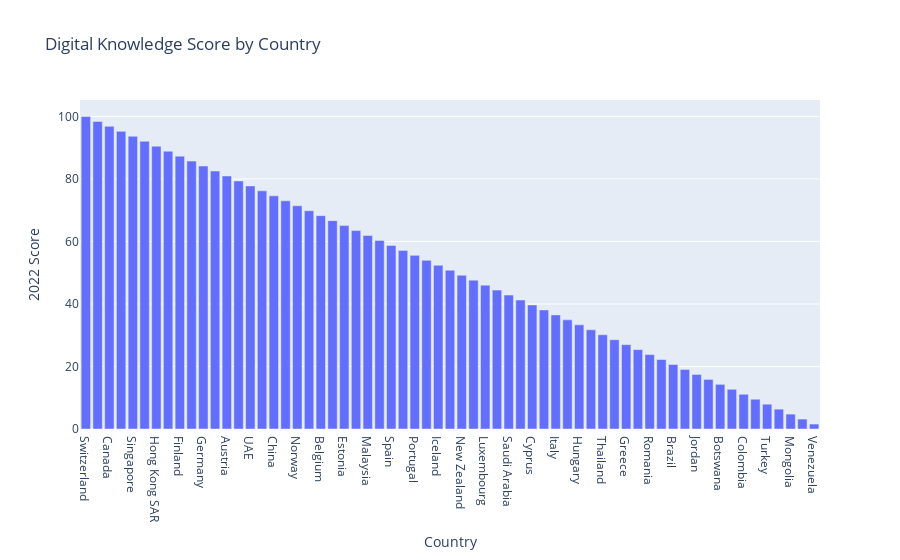

Notebook cell for this chart:
### Code cell
knowledge=knowledge.sort_values('2022 Score',ascending=False)
fig = px.bar(knowledge, x='Country', y='2022 Score', title= 'Digital Knowledge Score by Country')
fig.update_layout(xaxis={'categoryorder':'total descending'})
fig.show()

### Figure 1 — Plotly figure (JSON) as saved in the notebook; plotly's stock layout.template omitted (floating-point values rounded to 4 significant figures)
{"data": [{"alignmentgroup": "True", "hovertemplate": "Country=%{x}<br>2022 Score=%{y}<extra></extra>", "legendgroup": "", "marker": {"color": "#636efa", "pattern": {"shape": ""}}, "name": "", "offsetgroup": "", "orientation": "v", "showlegend": false, "textposition": "auto", "type": "bar", "x": ["Switzerland", "Sweden", "Canada", "USA", "Singapore", "Denmark", "Hong Kong SAR", "Netherlands", "Finland", "Israel", "Germany", "United Kingdom", "Austria", "Australia", "UAE", "Korea Rep", "China", "Taiwan, China", "Norway", "France", "Belgium", "Ireland", "Estonia", "Lithuania", "Malaysia", "Slovenia", "Spain", "Japan", "Portugal", "Kazakhstan", "Iceland", "Czech Republic", "New Zealand", "Bahrain", "Luxembourg", "Latvia", "Saudi Arabia", "Qatar", "Cyprus", "Croatia", "Italy", "Poland", "Hungary", "Slovak Republic", "Thailand", "India", "Greece", "Bulgaria", "Romania", "Chile", "Brazil", "Mexico", "Jordan", "South Africa", "Botswana", "Peru", "Colombia", "Argentina", "Turkey", "Indonesia", "Mongolia", "Philippines", "Venezuela"], "xaxis": "x", "y": [100, 98.41, 96.83, 95.24, 93.65, 92.06, 90.48, 88.89, 87.3, 85.71, 84.13, 82.54, 80.95, 79.37, 77.78, 76.19, 74.6, 73.02, 71.43, 69.84, 68.25, 66.67, 65.08, 63.49, 61.9, 60.32, 58.73, 57.14, 55.56, 53.97, 52.38, 50.79, 49.21, 47.62, 46.03, 44.44, 42.86, 41.27, 39.68, 38.1, 36.51, 34.92, 33.33, 31.75, 30.16, 28.57, 26.98, 25.4, 23.81, 22.22, 20.63, 19.05, 17.46, 15.87, 14.29, 12.7, 11.11, 9.524, 7.937, 6.349, 4.762, 3.175, 1.587], "yaxis": "y"}], "layout": {"barmode": "relative", "legend": {"tracegroupgap": 0}, "title": {"text": "Digital Knowledge Score by Country"}, "xaxis": {"anchor": "y", "categoryorder": "total descending", "domain": [0, 1], "title": {"text": "Country"}}, "yaxis": {"anchor": "x", "domain": [0, 1], "title": {"text": "2022 Score"}}}}
